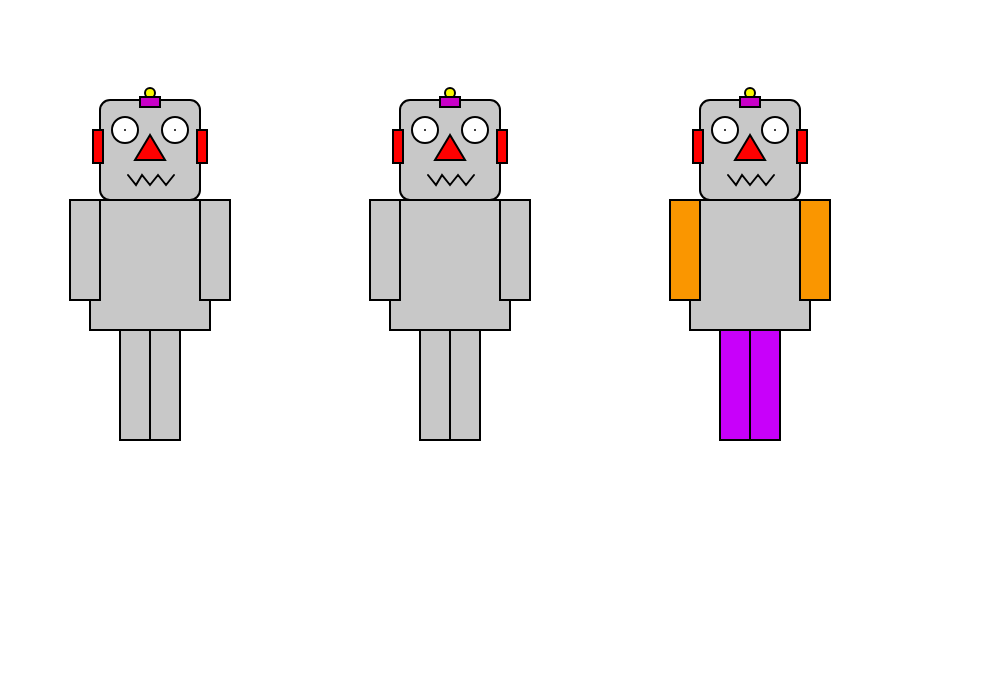
Frame 1 (no input)
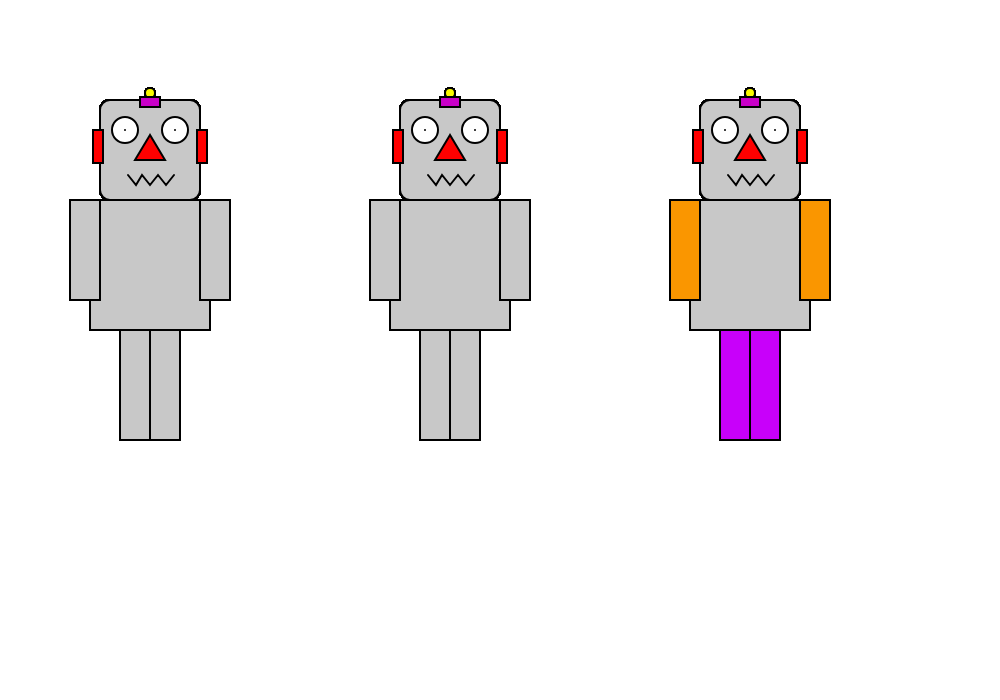
Frame 60 (no input)
Frame 120 (the mouse pressed at the canvas centre since frame 60): identical to frame 60, image omitted

The p5.js sketch that drew these frames (run headless with seeded random() and noise() and a simulated clock; from frame 60 on, the mouse is pressed at the canvas centre):

// p5.js sketch
// ── sketch.js
function setup()
{
	//create a canvas for the robot
	createCanvas(1000, 700);
}

function draw()
{
	strokeWeight(2);

	//robot body 1 - delete this code and make your own robot body
	fill(200);
	rect(90, 200, 120, 130);
	rect(70, 200, 30, 100);
	rect(200, 200, 30, 100);
	rect(120, 330, 30, 110);
	rect(150, 330, 30, 110);

	//robot body 2 - delete this code and make your own robot body
	rect(390, 200, 120, 130);
	rect(370, 200, 30, 100);
	rect(500, 200, 30, 100);
	rect(420, 330, 30, 110);
	rect(450, 330, 30, 110);


	//robot body 3 - delete this code and make your own robot body
	rect(690, 200, 120, 130);
    fill(250,150,0);
	rect(670, 200, 30, 100);
    rect(800, 200, 30, 100);
    fill(200,0,250);
	rect(720, 330, 30, 110);
	rect(750, 330, 30, 110);


	// !!! Draw the robot heads - You shouldn't need to change this code !!!

	//robot head 1
	fill(200);
	rect(100, 100, 100, 100, 10);
    //robot head 2
	rect(400, 100, 100, 100, 10);
    //robot head 3
	rect(700, 100, 100, 100, 10);

	//ears
	fill(255, 0, 0);

	//robot ears 1
	rect(93, 130, 10, 33);
	rect(197, 130, 10, 33);

	//robot ears 2
	rect(393, 130, 10, 33);
	rect(497, 130, 10, 33);

	//robot ears 3
	rect(693, 130, 10, 33);
	rect(797, 130, 10, 33);



	//robots' antennas
	fill(250, 250, 0);
    // robot antenna 1
	ellipse(150, 93, 10, 10);
    // robot antenna 1
	ellipse(450, 93, 10, 10);
    // robot antenna 1
	ellipse(750, 93, 10, 10);

    //robots' antennas
	fill(200, 0, 200);
    // robot antenna 1
	rect(140, 97, 20, 10);
    // robot antenna 2
	rect(440, 97, 20, 10);
    // robot antenna 3
	rect(740, 97, 20, 10);


	//robot 1's eyes
	fill(255);
	ellipse(125, 130, 26, 26);
	point(125, 130);
	ellipse(175, 130, 26, 26);
	point(175, 130);

	//robot 2's eyes
	ellipse(425, 130, 26, 26);
	point(425, 130);
	ellipse(475, 130, 26, 26);
	point(475, 130);

	//robot 3's eyes
	ellipse(725, 130, 26, 26);
	point(725, 130);
	ellipse(775, 130, 26, 26);
	point(775, 130);


	//robots' noses
	fill(255, 0, 0);
    //robot 1 nose
	triangle(150, 135, 135, 160, 165, 160);
    //robot 2 nose
	triangle(450, 135, 435, 160, 465, 160);
    //robot 3 nose
	triangle(750, 135, 735, 160, 765, 160);

	//robot 1 mouth
	noFill();
	beginShape();
	vertex(128, 175);
	vertex(136, 185);
	vertex(142, 175);
	vertex(150, 185);
	vertex(158, 175);
	vertex(166, 185);
	vertex(174, 175);
	endShape();

	//robot 2 mouth
	beginShape();
	vertex(428, 175);
	vertex(436, 185);
	vertex(442, 175);
	vertex(450, 185);
	vertex(458, 175);
	vertex(466, 185);
	vertex(474, 175);
	endShape();

	//robot 3 mouth
	beginShape();
	vertex(728, 175);
	vertex(736, 185);
	vertex(742, 175);
	vertex(750, 185);
	vertex(758, 175);
	vertex(766, 185);
	vertex(774, 175);
	endShape();
}
